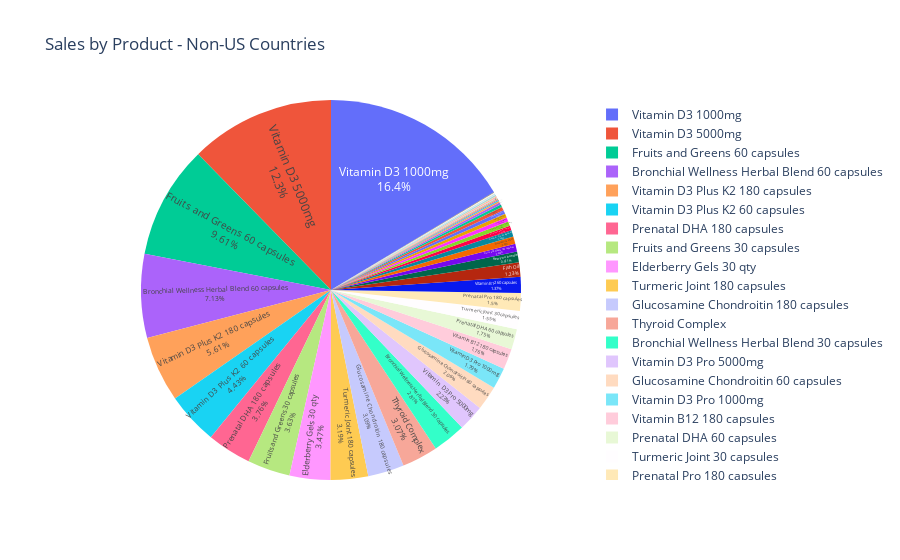

Notebook code cell kept with this figure:
### Code cell
# Plotly pie chart - net sales by "product_title" column value
per_product_sales_fig = px.pie(per_product_sales, names="product_title", values="net_sales", title="Sales by Product - Non-US Countries",
        labels={"product_title" : 'Product Title', "net_sales" :'Sales in $'})
per_product_sales_fig.update_traces(textposition='inside', textinfo='percent+label')

per_product_sales_fig.show()

### Figure 1 — Plotly figure (JSON) as saved in the notebook; plotly's stock layout.template omitted (floating-point values rounded to 4 significant figures)
{"data": [{"domain": {"x": [0, 1], "y": [0, 1]}, "hovertemplate": "Product Title=%{label}<br>Sales in $=%{value}<extra></extra>", "labels": ["Allereze Nasal Spray 2oz", "Allereze Nasal Spray 4oz", "Amino Acid Complete", "Brain Boost", "Bronchial Wellness Herbal Blend 30 capsules", "Bronchial Wellness Herbal Blend 60 capsules", "Choline", "Co Q10 180 capsules", "Co Q10 30 capsules", "Co Q10 60 capsules", "DHEA", "Digestive Support Bundle", "Elderberry Gels 180 qty", "Elderberry Gels 30 qty", "Elderberry Gels 60 qty", "Evening Primrose Oil 2oz", "Evening Primrose Oil 4oz", "Fish Oil", "Fruits and Greens 180 capsules", "Fruits and Greens 30 capsules", "Fruits and Greens 60 capsules", "Glucosamine Chondroitin 180 capsules", "Glucosamine Chondroitin 60 capsules", "Glucosamine MSM", "Hair/Skin/Nails Ultra 180 capsules", "Hair/Skin/Nails Ultra 30 capsules", "Hair/Skin/Nails Ultra 60 capsules", "Immune Support", "Liquid Magnesium", "New you bundle", "Phosphatidylserine", "Prenatal DHA 180 capsules", "Prenatal DHA 60 capsules", "Prenatal Pro 180 capsules", "Prenatal Pro 60 capsules", "Pro DHA Memory 180 capsules", "Pro DHA Memory 30 capsules", "Pro DHA Memory 60 capsules", "ProOmega EPA/DHA  180 capsules", "ProOmega EPA/DHA 30 capsules", "Probiotic 1500", "Stress Management", "Thyroid Complex", "Turmeric Joint 180 capsules", "Turmeric Joint 30 capsules", "Vitamin B12 180 capsules", "Vitamin B12 30 capsules", "Vitamin B12 60 capsules", "Vitamin D3 1000mg", "Vitamin D3 5000mg", "Vitamin D3 Plus K2 180 capsules", "Vitamin D3 Plus K2 60 capsules", "Vitamin D3 Pro 1000mg", "Vitamin D3 Pro 5000mg", "Vitamin Tablet Organizer", "Zinc Glycinate", "Zinc Sinus Nose Spray", "Zinc Tablets 50 mg 120 count", "Zinc Tablets 50 mg 60 count"], "legendgroup": "", "name": "", "showlegend": true, "textinfo": "percent+label", "textposition": "inside", "type": "pie", "values": [1255.0, 1559.0, 218, 38.01, 11000.0, 27920.0, 362.8, 0.9, 1382.0, 898.4, 451.5, 24.75, 1528.0, 13590.0, 1309.0, 128.9, 48.07, 4828.0, 2617.0, 14210.0, 37640.0, 12080.0, 8078.0, 2428.0, 29.09, 486.1, 1204.0, 147.8, 10, 3567.0, 218.6, 14710.0, 6855.0, 5886.0, 2138.0, 320.2, 800.5, 150.5, 19.98, 8.49, 104.0, 217.3, 12010.0, 12490.0, 6059.0, 6876.0, 0, 5355.0, 64160.0, 48260.0, 21970.0, 17340.0, 6999.0, 8730.0, 155.0, 143.4, 81.65, 168.2, 350.8]}], "layout": {"legend": {"tracegroupgap": 0}, "title": {"text": "Sales by Product - Non-US Countries"}}}
